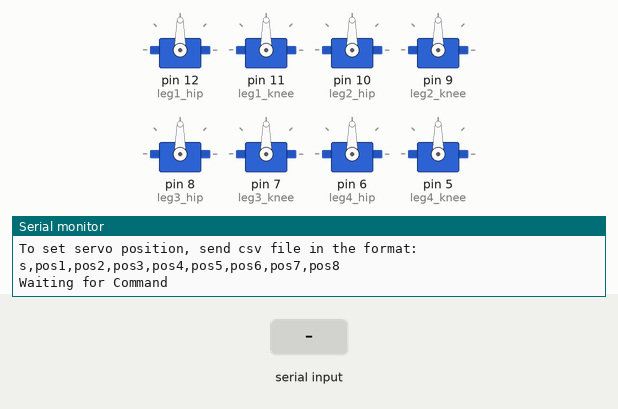
Simulated run of this sketch. Board: Arduino Uno, built with avr-gcc and run on an emulated ATmega328P. On the bench: 8 × servo, the last lines printed to the serial monitor. The inputs (shaded band) are chosen by the test bench.

Above: at 5.2 s.
5.3 s: "s,45\n" received over Serial
At 6.1 s:
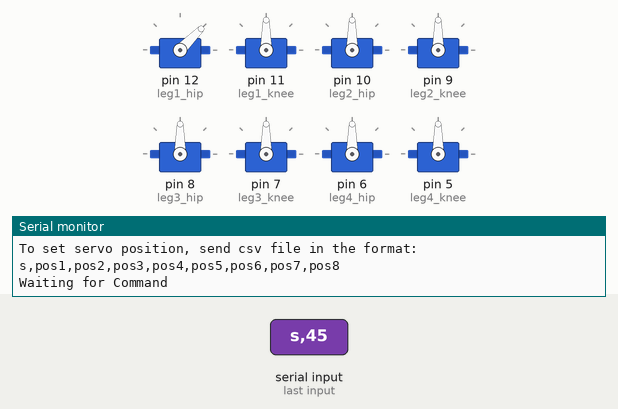
8.3 s: "90,45,200\n" received over Serial
At 9.1 s:
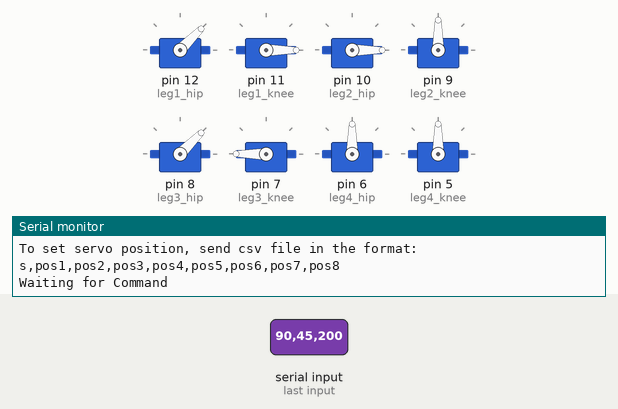
11.3 s: "s90\n" received over Serial
At 12.7 s:
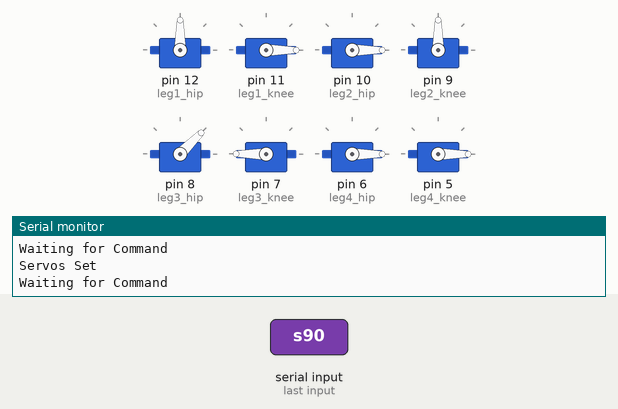
14.3 s: "30,150,10\n" received over Serial
At 15.0 s:
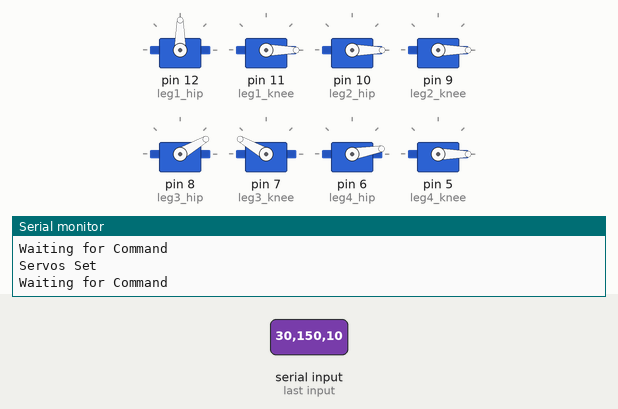
15.8 s: "s" received over Serial
At 18.0 s:
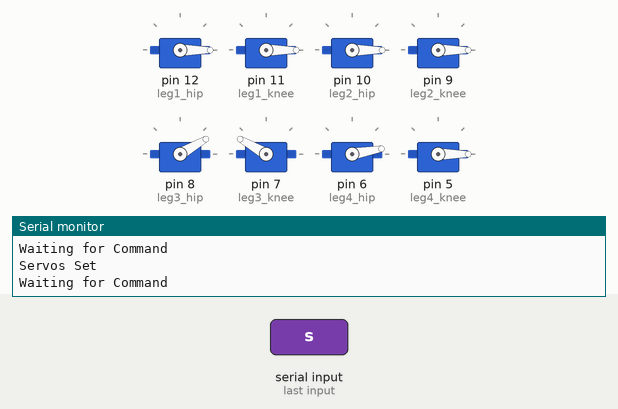
18.3 s: "1,90,45\n" received over Serial
At 20.7 s:
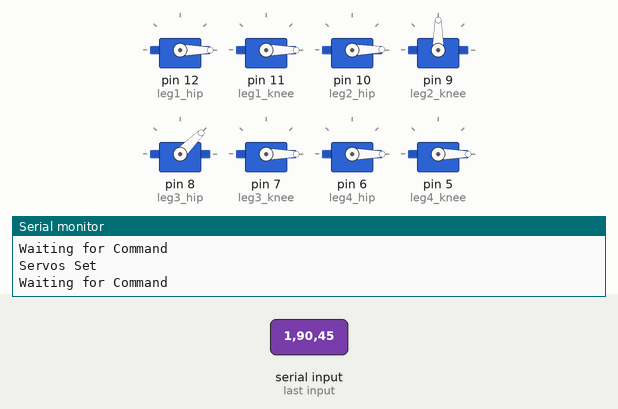
Timing chart, 0 to 22.2 s (numbered marks = the images above; inputs shaded):
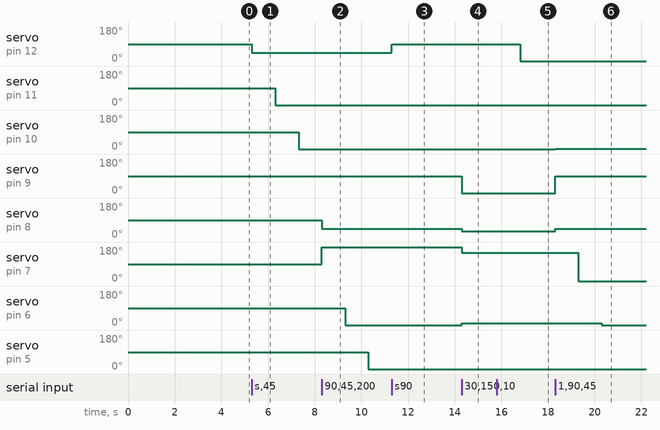

The sketch:

_4_legger_gait.ino
```cpp
// 4 Legger Gait and Pose
// by Daniel Wirick

#include <Servo.h>

Servo leg1_hip;  //servo instances
Servo leg1_knee;
Servo leg2_hip;
Servo leg2_knee;
Servo leg3_hip;
Servo leg3_knee;
Servo leg4_hip;
Servo leg4_knee;

void setup()
{
  Serial.begin (115200);
  while (!Serial){;} //Wait for serial port to connect.
  intro();
  //Reconfigure as needed
  leg1_hip.attach(12);  //connects each servo to a digital pin
  leg1_knee.attach(11);
  leg2_hip.attach(10);
  leg2_knee.attach(9);
  leg3_hip.attach(8);
  leg3_knee.attach(7);
  leg4_hip.attach(6);
  leg4_knee.attach(5);

  leg1_hip.write(90);
  leg1_knee.write(90);
  leg2_hip.write(90);
  leg2_knee.write(90);
  leg3_hip.write(90);
  leg3_knee.write(90);
  leg4_hip.write(90);
  leg4_knee.write(90);
}

void loop()
{
  //servo write can be between 0 and 180
  //set all servos to center
  if (Serial.available () > 0) {
    int commandByte = Serial.read ();
    if (commandByte == 's'){
      leg1_hip.write(Serial.parseInt());
      leg1_knee.write(Serial.parseInt());
      leg2_hip.write(Serial.parseInt());
      leg2_knee.write(Serial.parseInt());
      leg3_hip.write(Serial.parseInt());
      leg3_knee.write(Serial.parseInt());
      leg4_hip.write(Serial.parseInt());
      leg4_knee.write(Serial.parseInt());
      Serial.println ("Servos Set");
      //delay(15);                           // waits for the servo to get there
    }
  }
  waitForCommand ();
}

void intro ()
{
    byte i = 4;
    if (Serial.available () <=0)
    {
        Serial.print ("Booting ");
    }
    while (Serial.available () <= 0 && i > 0)
    {
        Serial.print ("...");
        delay (500);
        i = i-1;
    }
    if (Serial.available() <= 0)
    {
       delay (2000);
       Serial.println ("");
       Serial.println ("4 Legged Robot v0.2");
       Serial.println ("Written by Daniel Wirick 9-28-14");
       Serial.println ("To set servo position, send csv file in the format:");
       Serial.println ("s,pos1,pos2,pos3,pos4,pos5,pos6,pos7,pos8");

    }
}

void waitForCommand ()
{
   byte i = 1;
   while (Serial.available () <= 0)
   {
       if (i > 0)
       {
           Serial.println ("Waiting for Command");
           i = i-1;
       }
       delay (100);
   }
}
```

Measured:
- after the input at 5.3 s, servo on pin 12 (leg1_hip): 90° → 45° at once; servo on pin 11 (leg1_knee): 90° → 0° after 1.0 s; servo on pin 10 (leg2_hip): 90° → 0° after 2.0 s
- after the input at 8.3 s, servo on pin 9 (leg2_knee): stays 90° (without the input it goes to 0° after 0.01 s); servo on pin 8 (leg3_hip): 90° → 45° at once; servo on pin 7 (leg3_knee): 90° → 180° at once; servo on pin 6 (leg4_hip): 90° → 0° after 1.0 s; servo on pin 5 (leg4_knee): 90° → 0° after 2.0 s
- after the input at 11.3 s, servo on pin 12 (leg1_hip): 45° → 90° at once; servo on pin 9 (leg2_knee): 90° → 0° after 3.0 s
- after the input at 14.3 s, servo on pin 8 (leg3_hip): 45° → 30° at once; servo on pin 7 (leg3_knee): 180° → 150° at once; servo on pin 6 (leg4_hip): 0° → 10° at once
- after the input at 15.8 s, servo on pin 12 (leg1_hip): 90° → 0° after 1.0 s
- after the input at 18.3 s, servo on pin 10 (leg2_hip): 0° → 1° at once; servo on pin 9 (leg2_knee): 0° → 90° at once; servo on pin 8 (leg3_hip): 30° → 45° at once; servo on pin 7 (leg3_knee): 150° → 0° after 1.0 s instead of 3.5 s; servo on pin 6 (leg4_hip): 10° → 0° after 2.0 s
